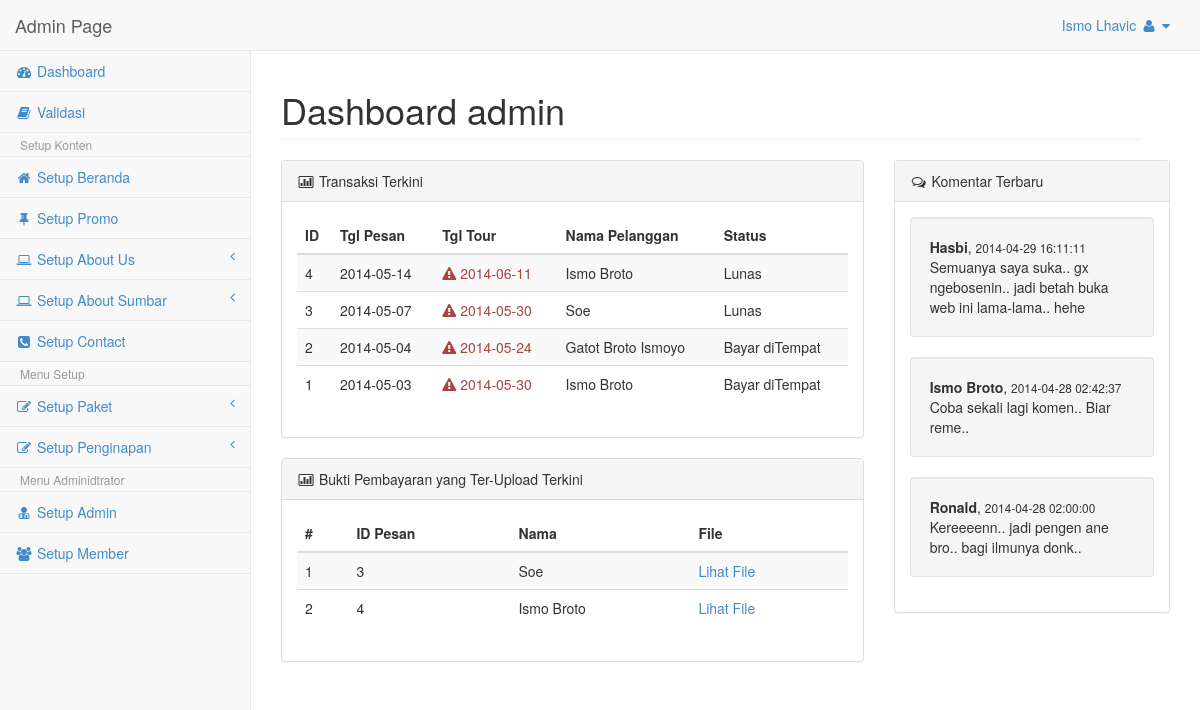
Page /Admin/home.php (signed in) on the committed database.
### tables this page shows
CREATE TABLE IF NOT EXISTS `tbl_pesan` (
  `id_pesan` int(11) NOT NULL AUTO_INCREMENT,
  `id_user` int(11) NOT NULL,
  `id_paket` int(11) NOT NULL,
  `id_hotel` int(11) NOT NULL,
  `tgl_pesan` date NOT NULL,
  `tgl_tour` date NOT NULL,
  `status` char(2) NOT NULL DEFAULT 'S1',
  PRIMARY KEY (`id_pesan`)
);

CREATE TABLE IF NOT EXISTS `tbl_user` (
  `id_user` int(11) NOT NULL AUTO_INCREMENT,
  `nama_user` varchar(30) NOT NULL,
  `email_user` varchar(50) NOT NULL,
  `tipe_id` varchar(20) NOT NULL,
  `no_id` varchar(30) NOT NULL,
  `no_hp` varchar(14) NOT NULL,
  `no_rek` varchar(50) NOT NULL,
  `nama_rek` varchar(50) NOT NULL,
  `username` varchar(30) NOT NULL,
  `password` varchar(12) NOT NULL,
  `tgl_lahir` varchar(30) NOT NULL,
  `jekel` varchar(1) NOT NULL,
  `alamat` text NOT NULL,
  PRIMARY KEY (`id_user`),
  KEY `id_user` (`id_user`)
);

CREATE TABLE IF NOT EXISTS `tbl_bukti` (
  `id_bukti` int(11) NOT NULL AUTO_INCREMENT,
  `id_pesan` int(11) NOT NULL,
  `file` text NOT NULL,
  PRIMARY KEY (`id_bukti`)
);

CREATE TABLE IF NOT EXISTS `komentar` (
  `id_komentar` int(11) NOT NULL AUTO_INCREMENT,
  `nama` varchar(50) NOT NULL,
  `komentar` text NOT NULL,
  `waktu` datetime NOT NULL,
  PRIMARY KEY (`id_komentar`)
);

### Admin/home.php (the view, shortened to what this page needs)
<?php
if(isset($_SESSION['user_admin'])){
	include "../config/koneksi.php";
	$level		=$_SESSION['level'];
?>
<!DOCTYPE html>
<html>
<head>
    <link href="css/bootstrap.min.css" rel="stylesheet">
    <link href="font-awesome/css/font-awesome.css" rel="stylesheet">
    <link href="css/plugins/morris/morris-0.4.3.min.css" rel="stylesheet">
    <link href="css/plugins/timeline/timeline.css" rel="stylesheet">
    <link href="css/sb-admin.css" rel="stylesheet">
</head>
<body>
    <div id="wrapper">
		<?php
			if($level=='admin'){
				include"nav.php";
			}else if($level=='operator'){
				include"nav_operator.php";
			}else{
				echo "Anda tidak punya hak access!! Hayoo!! sapa Loe??";
			}
		?>
        <div id="page-wrapper">
        	<div class="row col-lg-12">
            	<h1 class="page-header">Dashboard <?php echo $level; ?></h1>
            </div>
            <div class="row">
            <div class="col-lg-8">
            <div class="panel panel-default">
            	<div class="panel-heading">
                	<i class="fa fa-bar-chart-o fa-fw"></i> Transaksi Terkini
                </div>
                <div class="panel-body">
                	<div class="table-responsive">
                        <table class="table table-hover table-striped" id="dataTables-transaksi">
                            <thead>
                                <tr>
                                    <th class="text-left">ID</th>
                                    <th class="text-left">Tgl Pesan</th>
                                    <th class="text-left">Tgl Tour</th>
                                    <th class="text-left">Nama Pelanggan</th>
                                    <th class="text-left">Status</th>
                                </tr>
                            </thead>
                            <tbody>
                            <?php
                                $comot=mysqli_query($kon,"SELECT * FROM tbl_pesan, tbl_paket, tbl_hotel, tbl_user WHERE tbl_pesan.id_user=tbl_user.id_user AND tbl_pesan.id_paket=tbl_paket.id_paket AND tbl_pesan.id_hotel=tbl_hotel.id_hotel ORDER BY tgl_pesan DESC LIMIT 5");
                                while($isi_tbl=mysqli_fetch_array($comot))
                                {
                                $total_harga	=$isi_tbl['harga_paket']+$isi_tbl['harga'];
                                $now= date("Y-m-d");
                            ?>
                                <tr>
                                    <td><?php echo $isi_tbl['id_pesan'] ?></td>
                                    <td><?php echo $isi_tbl['tgl_pesan']; ?></td>
                                    <td><?php
                                    if($isi_tbl['tgl_tour']<$now){
                                        $txtS="Kadaluarsa!!";
                                        echo "<div class='tooltip-demo'><span data-toggle='tooltip' data-placement='top' title='".$txtS."'><div class='text-danger'><i class='fa fa-warning'></i>&nbsp".$isi_tbl['tgl_tour']."</div></span></div>";
                                    }else{
                                        echo $isi_tbl['tgl_tour'];
                                    }?></td>
                                    <td><?php echo $isi_tbl['nama_user']; ?></td>
                                    <td><div class="tooltip-demo"><span data-toggle="tooltip" data-placement="top"
                                        title="Total Harga <?php echo $total_harga; ?> IDR">
                                        <?php
                                        if($isi_tbl['status']=='S1'){
                                            $stat="Menunggu";
                                        }else if($isi_tbl['status']=='S2'){
                                            $stat="Lunas";
                                        }else if($isi_tbl['status']=='S3'){
                                            $stat="Bayar diTempat";
                                        }else if($isi_tbl['status']=='S4'){
                                            $stat="Telah Tour";
                                        }else{
                                            $stat="";
                                        }
                                        echo $stat;
                                        ?></span></div>
                                    </td>
                                </tr>
                            <?php
                                }
                            ?>
                            </tbody>
                        </table>
                	</div>
                </div>
            </div>
			<div class="panel panel-default">
            	<div class="panel-heading">
                	<i class="fa fa-bar-chart-o fa-fw"></i> Bukti Pembayaran yang Ter-Upload Terkini
                </div>
                <div class="panel-body">
                	<div class="table-responsive">
                        <table class="table table-hover table-striped" id="dataTables-transaksi">
                            <thead>
                                <tr>
                                    <th class="text-left">#</th>
                                    <th class="text-left">ID Pesan</th>
                                    <th class="text-left">Nama</th>
                                    <th class="text-left">File</th>
                                </tr>
                            </thead>
                            <tbody>
                            <?php
								$no=1;
                                $comot_bukti=mysqli_query($kon,"SELECT * FROM tbl_bukti, tbl_pesan, tbl_user WHERE
													tbl_bukti.id_pesan	= tbl_pesan.id_pesan AND
													tbl_pesan.id_user	= tbl_user.id_user");
                                while($isi_bukti=mysqli_fetch_array($comot_bukti)) {
                            ?>
                                <tr>
                                    <td><?php echo $no++ ?></td>
                                    <td><?php echo $isi_bukti['id_pesan']; ?></td>
                                    <td><?php echo $isi_bukti['nama_user']; ?></td>
                                    <td><a href="../images/<?php echo $isi_bukti['file'];?>" target="_blank">Lihat File</a></td>
                                </tr>
                            <?php
                                }
                            ?>
                            </tbody>
                        </table>
                	</div>
                </div>
            </div>
            </div>
            <div class="col-lg-4">
            <div class="panel panel-default">
            	<div class="panel-heading">
                	<i class="fa fa-comments-o fa-fw"></i> Komentar Terbaru
                </div>
                <div class="panel-body">
                   	<?php
					$comot_comen=mysqli_query($kon,"SELECT * FROM komentar ORDER BY waktu DESC LIMIT 3");
					while($isi_comen=mysqli_fetch_array($comot_comen))
					{ ?>
					<div class="well">
						<b><?php echo $isi_comen['nama']; ?></b>, <small><?php echo $isi_comen['waktu']; ?></small><br />
						<?php echo $isi_comen['komentar']; ?>
					</div>
					<?php
              		 }?>
                </div>
            </div>
            </div>
			<div class="col-lg-8">
            </div>
            </div>
        </div>
    </div>
</body>
</html>
<?php
}else{
	session_destroy();
	header('Location:index.php?status=Silahkan Login');
}
?>

### Admin/nav.php (shortened to what this page needs)
<?php
	include "../config/koneksi.php";
	$username=$_SESSION['user_admin'];
	$comot_admin=mysqli_query($kon,"select nama from tbl_admin where user_admin='$username'");
	$ngisi_admin=mysqli_fetch_array($comot_admin);
?>
<nav class="navbar navbar-default navbar-fixed-top" role="navigation" style="margin-bottom: 0">
    <div class="navbar-header">
        <a class="navbar-brand" href="home.php">Admin Page</a>
    </div>
    <ul class="nav navbar-top-links navbar-right">
        <li class="dropdown">
            <a class="dropdown-toggle" data-toggle="dropdown" href="#"><?php echo $ngisi_admin['nama']; ?>
                <i class="fa fa-user fa-fw"></i>  <i class="fa fa-caret-down"></i>
            </a>
        </li>
    </ul>
    <div class="navbar-default navbar-static-side" role="navigation">
        <div class="sidebar-collapse">
            <ul class="nav" id="side-menu">
                <li><a href="home.php"><i class="fa fa-dashboard fa-fw"></i> Dashboard</a></li>
                <li><a href="cekTransaksi.php"><i class="fa fa-book fa-fw"></i> Validasi</a>
                <li class="dropdown-header">Setup Konten</li>
                <li><a href="setupBeranda.php"><i class="fa fa-home fa-fw"></i> Setup Beranda</a>
                <li><a href="setupSlider.php"><i class="fa fa-thumb-tack fa-fw"></i> Setup Promo</a>
                <li>
                    <a href="#"><i class="fa fa-laptop fa-fw"></i> Setup About Us<span class="fa arrow"></span></a>
                </li>
                <li>
                    <a href="#"><i class="fa fa-laptop fa-fw"></i> Setup About Sumbar<span class="fa arrow"></span></a>
                </li>
                <li><a href="setupContact.php"><i class="fa fa-phone-square fa-fw"></i> Setup Contact</a>
                <li class="dropdown-header">Menu Setup</li>
                <li>
                    <a href="#"><i class="fa fa-edit fa-fw"></i> Setup Paket<span class="fa arrow"></span></a>
                </li>
                <li>
                    <a href="#"><i class="fa fa-edit fa-fw"></i> Setup Penginapan<span class="fa arrow"></span></a>
                </li>
                <li class="dropdown-header">Menu Adminidtrator</li>
                <li><a href="setupAdmin.php"><i class="fa fa-user-md fa-fw"></i> Setup Admin</a>
                <li><a href="setupMember.php"><i class="fa fa-users fa-fw"></i> Setup Member</a>
            </ul>
        </div>
    </div>
</nav>

### Admin/css/sb-admin.css (style rules this page uses)
body { background-color: #f8f8f8; padding-top: 100px; }
@media (min-width:768px) { body { padding-top: 50px; } }
#wrapper { width: 100%; }
#page-wrapper { padding: 0 15px; min-height: 568px; background-color: #fff; }
@media (min-width:768px) { #page-wrapper { position: inherit; margin: 0 0 0 250px; padding: 0 30px; min-height: 1300px; border-left: 1px solid #e7e7e7; } }
.navbar-static-side ul li { border-bottom: 1px solid #e7e7e7; }
.navbar-top-links li { display: inline-block; }
.navbar-top-links li:last-child { margin-right: 15px; }
.navbar-top-links li a { padding: 15px; min-height: 50px; }
.arrow { float: right; }
.fa.arrow:before { content: "\f104"; }
@media (min-width:768px) { .navbar-static-side { z-index: 1; position: absolute; width: 250px; margin-top: 51px; } }

### rows in the picture
tbl_pesan: id_pesan "4", tgl_pesan "2014-05-14", tgl_tour "2014-06-11", id_user.nama_user "Ismo Broto", status "Lunas"
tbl_pesan: id_pesan "3", tgl_pesan "2014-05-07", tgl_tour "2014-05-30", id_user.nama_user "Soe", status "Lunas"
tbl_pesan: id_pesan "2", tgl_pesan "2014-05-04", tgl_tour "2014-05-24", id_user.nama_user "Gatot Broto Ismoyo", status "Bayar diTempat"
tbl_pesan: id_pesan "1", tgl_pesan "2014-05-03", tgl_tour "2014-05-30", id_user.nama_user "Ismo Broto", status "Bayar diTempat"
tbl_bukti: id_pesan.id_pesan "3", tbl_user.nama_user "Soe"
tbl_bukti: id_pesan.id_pesan "4", tbl_user.nama_user "Ismo Broto"
komentar: nama "Hasbi", waktu "2014-04-29 16:11:11", komentar "Semuanya saya suka.. gx ngebosenin.. jadi betah buka web ini lama-lama.. hehe"
komentar: nama "Ismo Broto", waktu "2014-04-28 02:42:37", komentar "Coba sekali lagi komen.. Biar reme.."
komentar: nama "Ronald", waktu "2014-04-28 02:00:00", komentar "Kereeeenn.. jadi pengen ane bro.. bagi ilmunya donk.."

### other values in the picture
$ngisi_admin['nama'] "Ismo Lhavic"
$level "admin"
